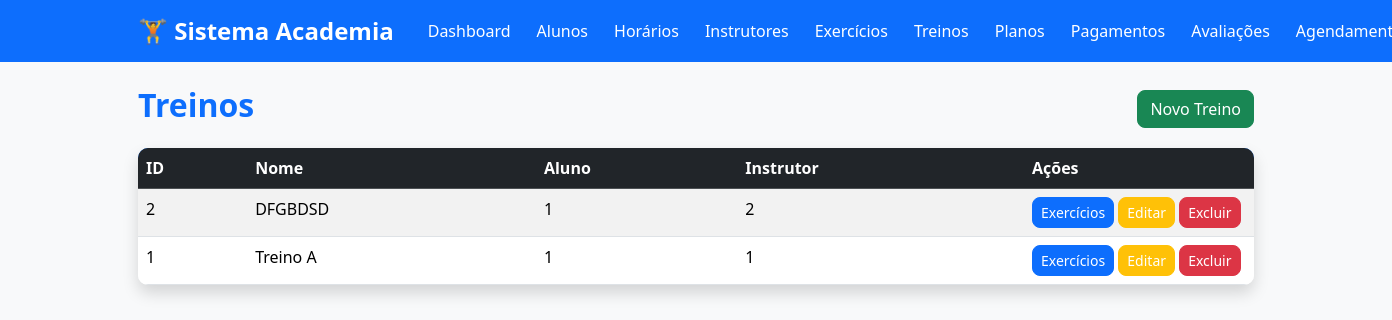
/treinos (signed in), run on the app's committed database.
### tables this page shows
CREATE TABLE treinos (
        id INTEGER PRIMARY KEY AUTOINCREMENT,
        nome TEXT NOT NULL,
        descricao TEXT,
        aluno_id INTEGER NOT NULL,
        instrutor_id INTEGER NOT NULL,

        FOREIGN KEY (aluno_id)
            REFERENCES alunos(id)
            ON DELETE CASCADE,

        FOREIGN KEY (instrutor_id)
            REFERENCES instrutores(id)
            ON DELETE CASCADE
    );

### app.py (the view)
@app.route("/treinos")
@login_required
def listar_treinos():
    treinos = database.listar_treinos()
    return render_template(
        "treinos/listar.html",
        treinos=treinos
    )

### app.py (called while the page is built)
def login_required(func):
    @wraps(func)
    def wrapper(*args, **kwargs):
        if "usuario" not in session:
            flash(
                "Faça login para acessar o sistema.",
                "warning"
            )
            return redirect(url_for("login"))
        return func(*args, **kwargs)
    return wrapper

### database.py (called while the page is built)
def conectar():
    conexao = sqlite3.connect(DB_PATH)
    conexao.row_factory = sqlite3.Row
    conexao.execute("PRAGMA foreign_keys = ON")
    return conexao

def executar(sql, parametros=(), fetch=False, fetchone=False):
    conexao = conectar()
    try:
        cursor = conexao.cursor()
        cursor.execute(sql, parametros)
        conexao.commit()
        if fetchone:
            return cursor.fetchone()
        if fetch:
            return cursor.fetchall()
        return True
    except sqlite3.Error as erro:
        print(f"Erro no banco de dados: {erro}")
        return None
    finally:
        conexao.close()

def listar_treinos():
    sql = """

        SELECT *

        FROM treinos

        ORDER BY nome

    """
    return executar(sql, fetch=True)

### templates/treinos/listar.html
{% extends "base.html" %}
{% block conteudo %}
<div class="d-flex justify-content-between align-items-center mb-3">
<h2>Treinos</h2>
<a href="{{ url_for('novo_treino') }}" class="btn btn-success">
Novo Treino
</a>
</div>
<table class="table table-hover table-striped shadow">
<thead class="table-dark">
<tr>
<th>ID</th>
<th>Nome</th>
<th>Aluno</th>
<th>Instrutor</th>
<th width="230">Ações</th>
</tr>
</thead>
<tbody>
{% for treino in treinos %}
<tr>
<td>{{ treino.id }}</td>
<td>{{ treino.nome }}</td>
<td>{{ treino.aluno_id }}</td>
<td>{{ treino.instrutor_id }}</td>
<td>
<a
class="btn btn-primary btn-sm"
href="{{ url_for('treino_exercicios',treino_id=treino.id) }}">
Exercícios
</a>
<a
class="btn btn-warning btn-sm"
href="{{ url_for('editar_treino',id=treino.id) }}">
Editar
</a>
<a
class="btn btn-danger btn-sm"
onclick="return confirm('Excluir treino?')"
href="{{ url_for('excluir_treino',id=treino.id) }}">
Excluir
</a>
</td>
</tr>
{% endfor %}
</tbody>
</table>
{% endblock %}

### templates/static/css/style.css (style rules this page uses)
body { background:#f4f6f9; font-family:Segoe UI,Tahoma,Geneva,Verdana,sans-serif; }
h1,h2,h3 { color:#0d6efd; font-weight:bold; }
.btn { border-radius:8px; }
.btn-success { background:#198754; }
.btn-warning { color:white; }
.btn-danger { background:#dc3545; }
.btn-primary { background:#0d6efd; }
.table { background:white; border-radius:10px; overflow:hidden; }
.table thead { background:#0d6efd; color:white; }

### data on the page
treinos: id "2", nome "DFGBDSD", aluno_id "1", instrutor_id "2"
treinos: id "1", nome "Treino A", aluno_id "1", instrutor_id "1"
